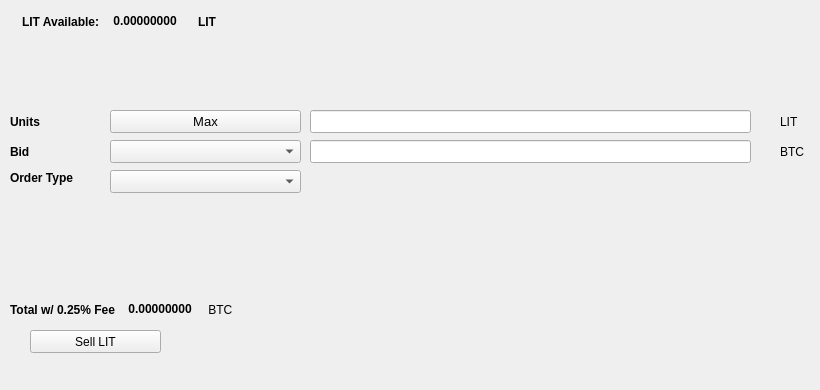
   <widget class="QWidget" name="SellTab">
    <attribute name="title">
     <string>Sell</string>
    </attribute>
    <widget class="QLabel" name="label_16">
     <property name="geometry">
      <rect>
       <x>780</x>
       <y>140</y>
       <width>31</width>
       <height>23</height>
      </rect>
     </property>
     <property name="text">
      <string>BTC</string>
     </property>
    </widget>
    <widget class="QComboBox" name="SellBidcomboBox">
     <property name="geometry">
      <rect>
       <x>110</x>
       <y>140</y>
       <width>191</width>
       <height>23</height>
      </rect>
     </property>
     <property name="font">
      <font>
       <pointsize>10</pointsize>
      </font>
     </property>
    </widget>
    <widget class="QLabel" name="label_18">
     <property name="geometry">
      <rect>
       <x>10</x>
       <y>110</y>
       <width>46</width>
       <height>23</height>
      </rect>
     </property>
     <property name="font">
      <font>
       <weight>75</weight>
       <bold>true</bold>
      </font>
     </property>
     <property name="text">
      <string>Units</string>
     </property>
    </widget>
    <widget class="QPushButton" name="Sell_Max_Amount">
     <property name="geometry">
      <rect>
       <x>110</x>
       <y>110</y>
       <width>191</width>
       <height>23</height>
      </rect>
     </property>
     <property name="font">
      <font>
       <pointsize>10</pointsize>
      </font>
     </property>
     <property name="text">
      <string>Max</string>
     </property>
    </widget>
    <widget class="QLabel" name="label_20">
     <property name="geometry">
      <rect>
       <x>10</x>
       <y>170</y>
       <width>91</width>
       <height>16</height>
      </rect>
     </property>
     <property name="font">
      <font>
       <weight>75</weight>
       <bold>true</bold>
      </font>
     </property>
     <property name="text">
      <string>Order Type</string>
     </property>
    </widget>
    <widget class="QComboBox" name="SellOrdertypeCombo">
     <property name="geometry">
      <rect>
       <x>110</x>
       <y>170</y>
       <width>191</width>
       <height>23</height>
      </rect>
     </property>
     <property name="font">
      <font>
       <pointsize>10</pointsize>
      </font>
     </property>
    </widget>
    <widget class="QLabel" name="label_21">
     <property name="geometry">
      <rect>
       <x>10</x>
       <y>140</y>
       <width>46</width>
       <height>23</height>
      </rect>
     </property>
     <property name="font">
      <font>
       <weight>75</weight>
       <bold>true</bold>
      </font>
     </property>
     <property name="text">
      <string>Bid</string>
     </property>
    </widget>
    <widget class="QLabel" name="label_22">
     <property name="geometry">
      <rect>
       <x>780</x>
       <y>110</y>
       <width>31</width>
       <height>23</height>
      </rect>
     </property>
     <property name="text">
      <string>LIT</string>
     </property>
    </widget>
    <widget class="QLineEdit" name="UnitsInputLIT">
     <property name="geometry">
      <rect>
       <x>310</x>
       <y>110</y>
       <width>441</width>
       <height>23</height>
      </rect>
     </property>
     <property name="font">
      <font>
       <pointsize>9</pointsize>
       <weight>75</weight>
       <bold>true</bold>
      </font>
     </property>
    </widget>
    <widget class="QLineEdit" name="SellBidPriceEdit">
     <property name="geometry">
      <rect>
       <x>310</x>
       <y>140</y>
       <width>441</width>
       <height>23</height>
      </rect>
     </property>
     <property name="font">
      <font>
       <pointsize>9</pointsize>
       <weight>75</weight>
       <bold>true</bold>
      </font>
     </property>
    </widget>
    <widget class="QPushButton" name="SellLITBTN">
     <property name="geometry">
      <rect>
       <x>30</x>
       <y>330</y>
       <width>131</width>
       <height>23</height>
      </rect>
     </property>
     <property name="text">
      <string>Sell LIT</string>
     </property>
     <property name="icon">
      <iconset resource="../lithium">
       <normaloff>:/icons/bitcoin</normaloff>:/icons/bitcoin</iconset>
     </property>
    </widget>
    <widget class="QWidget" name="layoutWidget3">
     <property name="geometry">
      <rect>
       <x>22</x>
       <y>12</y>
       <width>258</width>
       <height>19</height>
      </rect>
     </property>
     <layout class="QHBoxLayout" name="horizontalLayout">
      <item>
       <widget class="QLabel" name="label232_2">
        <property name="font">
         <font>
          <weight>75</weight>
          <bold>true</bold>
         </font>
        </property>
        <property name="text">
         <string>LIT Available:</string>
        </property>
       </widget>
      </item>
      <item>
       <widget class="QLabel" name="LITAvailableLabel">
        <property name="palette">
         <palette>
          <active>
           <colorrole role="WindowText">
            <brush brushstyle="SolidPattern">
             <color alpha="255">
              <red>0</red>
              <green>0</green>
              <blue>0</blue>
             </color>
            </brush>
           </colorrole>
           <colorrole role="Button">
            <brush brushstyle="SolidPattern">
             <color alpha="255">
              <red>0</red>
              <green>170</green>
              <blue>0</blue>
             </color>
            </brush>
           </colorrole>
           <colorrole role="Light">
            <brush brushstyle="SolidPattern">
             <color alpha="255">
              <red>0</red>
              <green>255</green>
              <blue>0</blue>
             </color>
            </brush>
           </colorrole>
           <colorrole role="Midlight">
            <brush brushstyle="SolidPattern">
             <color alpha="255">
              <red>0</red>
              <green>212</green>
              <blue>0</blue>
             </color>
            </brush>
           </colorrole>
           <colorrole role="Dark">
            <brush brushstyle="SolidPattern">
             <color alpha="255">
              <red>0</red>
              <green>85</green>
              <blue>0</blue>
             </color>
            </brush>
           </colorrole>
           <colorrole role="Mid">
            <brush brushstyle="SolidPattern">
             <color alpha="255">
              <red>0</red>
              <green>113</green>
              <blue>0</blue>
             </color>
            </brush>
           </colorrole>
           <colorrole role="Text">
            <brush brushstyle="SolidPattern">
             <color alpha="255">
              <red>0</red>
              <green>170</green>
              <blue>0</blue>
             </color>
            </brush>
           </colorrole>
           <colorrole role="BrightText">
            <brush brushstyle="SolidPattern">
             <color alpha="255">
              <red>255</red>
              <green>255</green>
              <blue>255</blue>
             </color>
            </brush>
           </colorrole>
           <colorrole role="ButtonText">
            <brush brushstyle="SolidPattern">
             <color alpha="255">
              <red>0</red>
              <green>0</green>
              <blue>0</blue>
             </color>
            </brush>
           </colorrole>
           <colorrole role="Base">
            <brush brushstyle="SolidPattern">
             <color alpha="255">
              <red>255</red>
              <green>255</green>
              <blue>255</blue>
             </color>
            </brush>
           </colorrole>
           <colorrole role="Window">
            <brush brushstyle="SolidPattern">
             <color alpha="255">
              <red>0</red>
              <green>170</green>
              <blue>0</blue>
             </color>
            </brush>
           </colorrole>
           <colorrole role="Shadow">
            <brush brushstyle="SolidPattern">
             <color alpha="255">
              <red>0</red>
              <green>0</green>
              <blue>0</blue>
             </color>
            </brush>
           </colorrole>
           <colorrole role="AlternateBase">
            <brush brushstyle="SolidPattern">
             <color alpha="255">
              <red>127</red>
              <green>212</green>
              <blue>127</blue>
             </color>
            </brush>
           </colorrole>
           <colorrole role="ToolTipBase">
            <brush brushstyle="SolidPattern">
             <color alpha="255">
              <red>255</red>
              <green>255</green>
              <blue>220</blue>
             </color>
            </brush>
           </colorrole>
           <colorrole role="ToolTipText">
            <brush brushstyle="SolidPattern">
             <color alpha="255">
              <red>0</red>
              <green>0</green>
              <blue>0</blue>
             </color>
            </brush>
           </colorrole>
          </active>
          <inactive>
           <colorrole role="WindowText">
            <brush brushstyle="SolidPattern">
             <color alpha="255">
              <red>0</red>
              <green>0</green>
              <blue>0</blue>
             </color>
            </brush>
           </colorrole>
           <colorrole role="Button">
            <brush brushstyle="SolidPattern">
             <color alpha="255">
              <red>0</red>
              <green>170</green>
              <blue>0</blue>
             </color>
            </brush>
           </colorrole>
           <colorrole role="Light">
            <brush brushstyle="SolidPattern">
             <color alpha="255">
              <red>0</red>
              <green>255</green>
              <blue>0</blue>
             </color>
            </brush>
           </colorrole>
           <colorrole role="Midlight">
            <brush brushstyle="SolidPattern">
             <color alpha="255">
              <red>0</red>
              <green>212</green>
              <blue>0</blue>
             </color>
            </brush>
           </colorrole>
           <colorrole role="Dark">
            <brush brushstyle="SolidPattern">
             <color alpha="255">
              <red>0</red>
              <green>85</green>
              <blue>0</blue>
             </color>
            </brush>
           </colorrole>
           <colorrole role="Mid">
            <brush brushstyle="SolidPattern">
             <color alpha="255">
              <red>0</red>
              <green>113</green>
              <blue>0</blue>
             </color>
            </brush>
           </colorrole>
           <colorrole role="Text">
            <brush brushstyle="SolidPattern">
             <color alpha="255">
              <red>0</red>
              <green>170</green>
              <blue>0</blue>
             </color>
            </brush>
           </colorrole>
           <colorrole role="BrightText">
            <brush brushstyle="SolidPattern">
             <color alpha="255">
              <red>255</red>
              <green>255</green>
              <blue>255</blue>
             </color>
            </brush>
           </colorrole>
           <colorrole role="ButtonText">
            <brush brushstyle="SolidPattern">
             <color alpha="255">
              <red>0</red>
              <green>0</green>
              <blue>0</blue>
             </color>
            </brush>
           </colorrole>
           <colorrole role="Base">
            <brush brushstyle="SolidPattern">
             <color alpha="255">
              <red>255</red>
              <green>255</green>
              <blue>255</blue>
             </color>
            </brush>
           </colorrole>
           <colorrole role="Window">
            <brush brushstyle="SolidPattern">
             <color alpha="255">
              <red>0</red>
              <green>170</green>
              <blue>0</blue>
             </color>
            </brush>
           </colorrole>
           <colorrole role="Shadow">
            <brush brushstyle="SolidPattern">
             <color alpha="255">
              <red>0</red>
              <green>0</green>
              <blue>0</blue>
             </color>
            </brush>
           </colorrole>
           <colorrole role="AlternateBase">
            <brush brushstyle="SolidPattern">
             <color alpha="255">
              <red>127</red>
              <green>212</green>
              <blue>127</blue>
             </color>
            </brush>
           </colorrole>
           <colorrole role="ToolTipBase">
            <brush brushstyle="SolidPattern">
             <color alpha="255">
              <red>255</red>
              <green>255</green>
              <blue>220</blue>
             </color>
            </brush>
           </colorrole>
           <colorrole role="ToolTipText">
            <brush brushstyle="SolidPattern">
             <color alpha="255">
              <red>0</red>
              <green>0</green>
              <blue>0</blue>
             </color>
            </brush>
           </colorrole>
          </inactive>
          <disabled>
           <colorrole role="WindowText">
            <brush brushstyle="SolidPattern">
             <color alpha="255">
              <red>0</red>
              <green>85</green>
              <blue>0</blue>
             </color>
            </brush>
           </colorrole>
           <colorrole role="Button">
            <brush brushstyle="SolidPattern">
             <color alpha="255">
              <red>0</red>
              <green>170</green>
              <blue>0</blue>
             </color>
            </brush>
           </colorrole>
           <colorrole role="Light">
            <brush brushstyle="SolidPattern">
             <color alpha="255">
              <red>0</red>
              <green>255</green>
              <blue>0</blue>
             </color>
            </brush>
           </colorrole>
           <colorrole role="Midlight">
            <brush brushstyle="SolidPattern">
             <color alpha="255">
              <red>0</red>
              <green>212</green>
              <blue>0</blue>
             </color>
            </brush>
           </colorrole>
           <colorrole role="Dark">
            <brush brushstyle="SolidPattern">
             <color alpha="255">
              <red>0</red>
              <green>85</green>
              <blue>0</blue>
             </color>
            </brush>
           </colorrole>
           <colorrole role="Mid">
            <brush brushstyle="SolidPattern">
             <color alpha="255">
              <red>0</red>
              <green>113</green>
              <blue>0</blue>
             </color>
            </brush>
           </colorrole>
           <colorrole role="Text">
            <brush brushstyle="SolidPattern">
             <color alpha="255">
              <red>0</red>
              <green>85</green>
              <blue>0</blue>
             </color>
            </brush>
           </colorrole>
           <colorrole role="BrightText">
            <brush brushstyle="SolidPattern">
             <color alpha="255">
              <red>255</red>
              <green>255</green>
              <blue>255</blue>
             </color>
            </brush>
           </colorrole>
           <colorrole role="ButtonText">
            <brush brushstyle="SolidPattern">
             <color alpha="255">
              <red>0</red>
              <green>85</green>
              <blue>0</blue>
             </color>
            </brush>
           </colorrole>
           <colorrole role="Base">
            <brush brushstyle="SolidPattern">
             <color alpha="255">
              <red>0</red>
              <green>170</green>
              <blue>0</blue>
             </color>
            </brush>
           </colorrole>
           <colorrole role="Window">
            <brush brushstyle="SolidPattern">
             <color alpha="255">
              <red>0</red>
              <green>170</green>
              <blue>0</blue>
             </color>
            </brush>
           </colorrole>
           <colorrole role="Shadow">
            <brush brushstyle="SolidPattern">
             <color alpha="255">
              <red>0</red>
              <green>0</green>
              <blue>0</blue>
             </color>
            </brush>
           </colorrole>
           <colorrole role="AlternateBase">
            <brush brushstyle="SolidPattern">
             <color alpha="255">
              <red>0</red>
              <green>170</green>
              <blue>0</blue>
             </color>
            </brush>
           </colorrole>
           <colorrole role="ToolTipBase">
            <brush brushstyle="SolidPattern">
             <color alpha="255">
              <red>255</red>
              <green>255</green>
              <blue>220</blue>
             </color>
            </brush>
           </colorrole>
           <colorrole role="ToolTipText">
            <brush brushstyle="SolidPattern">
             <color alpha="255">
              <red>0</red>
              <green>0</green>
              <blue>0</blue>
             </color>
            </brush>
           </colorrole>
          </disabled>
         </palette>
        </property>
        <property name="font">
         <font>
          <weight>75</weight>
          <bold>true</bold>
         </font>
        </property>
        <property name="text">
         <string> 0.00000000 </string>
        </property>
        <property name="textInteractionFlags">
         <set>Qt::LinksAccessibleByMouse|Qt::TextSelectableByKeyboard|Qt::TextSelectableByMouse</set>
        </property>
       </widget>
      </item>
      <item>
       <widget class="QLabel" name="labelLIT">
        <property name="font">
         <font>
          <weight>75</weight>
          <bold>true</bold>
         </font>
        </property>
        <property name="text">
         <string>LIT</string>
        </property>
       </widget>
      </item>
     </layout>
    </widget>
    <widget class="QWidget" name="layoutWidget">
     <property name="geometry">
      <rect>
       <x>10</x>
       <y>300</y>
       <width>268</width>
       <height>19</height>
      </rect>
     </property>
     <layout class="QHBoxLayout" name="horizontalLayout_2">
      <item>
       <widget class="QLabel" name="label_19">
        <property name="font">
         <font>
          <weight>75</weight>
          <bold>true</bold>
         </font>
        </property>
        <property name="text">
         <string>Total w/ 0.25% Fee </string>
        </property>
       </widget>
      </item>
      <item>
       <widget class="QLabel" name="SellCostLabel">
        <property name="palette">
         <palette>
          <active>
           <colorrole role="WindowText">
            <brush brushstyle="SolidPattern">
             <color alpha="255">
              <red>0</red>
              <green>0</green>
              <blue>0</blue>
             </color>
            </brush>
           </colorrole>
           <colorrole role="Button">
            <brush brushstyle="SolidPattern">
             <color alpha="255">
              <red>0</red>
              <green>170</green>
              <blue>0</blue>
             </color>
            </brush>
           </colorrole>
           <colorrole role="Light">
            <brush brushstyle="SolidPattern">
             <color alpha="255">
              <red>0</red>
              <green>255</green>
              <blue>0</blue>
             </color>
            </brush>
           </colorrole>
           <colorrole role="Midlight">
            <brush brushstyle="SolidPattern">
             <color alpha="255">
              <red>0</red>
              <green>212</green>
              <blue>0</blue>
             </color>
            </brush>
           </colorrole>
           <colorrole role="Dark">
            <brush brushstyle="SolidPattern">
             <color alpha="255">
              <red>0</red>
              <green>85</green>
              <blue>0</blue>
             </color>
            </brush>
           </colorrole>
           <colorrole role="Mid">
            <brush brushstyle="SolidPattern">
             <color alpha="255">
              <red>0</red>
              <green>113</green>
              <blue>0</blue>
             </color>
            </brush>
           </colorrole>
           <colorrole role="Text">
            <brush brushstyle="SolidPattern">
             <color alpha="255">
              <red>0</red>
              <green>170</green>
              <blue>0</blue>
             </color>
            </brush>
           </colorrole>
           <colorrole role="BrightText">
            <brush brushstyle="SolidPattern">
             <color alpha="255">
              <red>255</red>
              <green>255</green>
              <blue>255</blue>
             </color>
            </brush>
           </colorrole>
           <colorrole role="ButtonText">
            <brush brushstyle="SolidPattern">
             <color alpha="255">
              <red>0</red>
              <green>0</green>
              <blue>0</blue>
             </color>
            </brush>
           </colorrole>
           <colorrole role="Base">
            <brush brushstyle="SolidPattern">
             <color alpha="255">
              <red>255</red>
              <green>255</green>
              <blue>255</blue>
             </color>
            </brush>
           </colorrole>
           <colorrole role="Window">
            <brush brushstyle="SolidPattern">
             <color alpha="255">
              <red>0</red>
              <green>170</green>
              <blue>0</blue>
             </color>
            </brush>
           </colorrole>
           <colorrole role="Shadow">
            <brush brushstyle="SolidPattern">
             <color alpha="255">
              <red>0</red>
              <green>0</green>
              <blue>0</blue>
             </color>
            </brush>
           </colorrole>
           <colorrole role="AlternateBase">
            <brush brushstyle="SolidPattern">
             <color alpha="255">
              <red>127</red>
              <green>212</green>
              <blue>127</blue>
             </color>
            </brush>
           </colorrole>
           <colorrole role="ToolTipBase">
            <brush brushstyle="SolidPattern">
             <color alpha="255">
              <red>255</red>
              <green>255</green>
              <blue>220</blue>
             </color>
            </brush>
           </colorrole>
           <colorrole role="ToolTipText">
            <brush brushstyle="SolidPattern">
             <color alpha="255">
              <red>0</red>
              <green>0</green>
              <blue>0</blue>
             </color>
            </brush>
           </colorrole>
          </active>
          <inactive>
           <colorrole role="WindowText">
            <brush brushstyle="SolidPattern">
             <color alpha="255">
              <red>0</red>
              <green>0</green>
              <blue>0</blue>
             </color>
            </brush>
           </colorrole>
           <colorrole role="Button">
            <brush brushstyle="SolidPattern">
             <color alpha="255">
              <red>0</red>
              <green>170</green>
              <blue>0</blue>
             </color>
            </brush>
           </colorrole>
           <colorrole role="Light">
            <brush brushstyle="SolidPattern">
             <color alpha="255">
              <red>0</red>
              <green>255</green>
              <blue>0</blue>
             </color>
            </brush>
           </colorrole>
           <colorrole role="Midlight">
            <brush brushstyle="SolidPattern">
             <color alpha="255">
              <red>0</red>
              <green>212</green>
              <blue>0</blue>
             </color>
            </brush>
           </colorrole>
           <colorrole role="Dark">
            <brush brushstyle="SolidPattern">
             <color alpha="255">
              <red>0</red>
              <green>85</green>
              <blue>0</blue>
             </color>
            </brush>
           </colorrole>
           <colorrole role="Mid">
            <brush brushstyle="SolidPattern">
             <color alpha="255">
              <red>0</red>
              <green>113</green>
              <blue>0</blue>
             </color>
            </brush>
           </colorrole>
           <colorrole role="Text">
            <brush brushstyle="SolidPattern">
             <color alpha="255">
              <red>0</red>
              <green>170</green>
              <blue>0</blue>
             </color>
            </brush>
           </colorrole>
           <colorrole role="BrightText">
            <brush brushstyle="SolidPattern">
             <color alpha="255">
              <red>255</red>
              <green>255</green>
              <blue>255</blue>
             </color>
            </brush>
           </colorrole>
           <colorrole role="ButtonText">
            <brush brushstyle="SolidPattern">
             <color alpha="255">
              <red>0</red>
              <green>0</green>
              <blue>0</blue>
             </color>
            </brush>
           </colorrole>
           <colorrole role="Base">
            <brush brushstyle="SolidPattern">
             <color alpha="255">
              <red>255</red>
              <green>255</green>
              <blue>255</blue>
             </color>
            </brush>
           </colorrole>
           <colorrole role="Window">
            <brush brushstyle="SolidPattern">
             <color alpha="255">
              <red>0</red>
              <green>170</green>
              <blue>0</blue>
             </color>
            </brush>
           </colorrole>
           <colorrole role="Shadow">
            <brush brushstyle="SolidPattern">
             <color alpha="255">
              <red>0</red>
              <green>0</green>
              <blue>0</blue>
             </color>
            </brush>
           </colorrole>
           <colorrole role="AlternateBase">
            <brush brushstyle="SolidPattern">
             <color alpha="255">
              <red>127</red>
              <green>212</green>
              <blue>127</blue>
             </color>
            </brush>
           </colorrole>
           <colorrole role="ToolTipBase">
            <brush brushstyle="SolidPattern">
             <color alpha="255">
              <red>255</red>
              <green>255</green>
              <blue>220</blue>
             </color>
            </brush>
           </colorrole>
           <colorrole role="ToolTipText">
            <brush brushstyle="SolidPattern">
             <color alpha="255">
              <red>0</red>
              <green>0</green>
              <blue>0</blue>
             </color>
            </brush>
           </colorrole>
          </inactive>
          <disabled>
           <colorrole role="WindowText">
            <brush brushstyle="SolidPattern">
             <color alpha="255">
              <red>0</red>
              <green>85</green>
              <blue>0</blue>
             </color>
            </brush>
           </colorrole>
           <colorrole role="Button">
            <brush brushstyle="SolidPattern">
             <color alpha="255">
              <red>0</red>
              <green>170</green>
              <blue>0</blue>
             </color>
            </brush>
           </colorrole>
           <colorrole role="Light">
            <brush brushstyle="SolidPattern">
             <color alpha="255">
              <red>0</red>
              <green>255</green>
              <blue>0</blue>
             </color>
            </brush>
           </colorrole>
           <colorrole role="Midlight">
            <brush brushstyle="SolidPattern">
             <color alpha="255">
              <red>0</red>
              <green>212</green>
              <blue>0</blue>
             </color>
            </brush>
           </colorrole>
           <colorrole role="Dark">
            <brush brushstyle="SolidPattern">
             <color alpha="255">
              <red>0</red>
              <green>85</green>
              <blue>0</blue>
             </color>
            </brush>
           </colorrole>
           <colorrole role="Mid">
            <brush brushstyle="SolidPattern">
             <color alpha="255">
              <red>0</red>
              <green>113</green>
              <blue>0</blue>
             </color>
            </brush>
           </colorrole>
           <colorrole role="Text">
            <brush brushstyle="SolidPattern">
             <color alpha="255">
              <red>0</red>
              <green>85</green>
              <blue>0</blue>
             </color>
            </brush>
           </colorrole>
           <colorrole role="BrightText">
            <brush brushstyle="SolidPattern">
             <color alpha="255">
              <red>255</red>
              <green>255</green>
              <blue>255</blue>
             </color>
            </brush>
           </colorrole>
           <colorrole role="ButtonText">
            <brush brushstyle="SolidPattern">
             <color alpha="255">
              <red>0</red>
              <green>85</green>
              <blue>0</blue>
             </color>
            </brush>
           </colorrole>
           <colorrole role="Base">
            <brush brushstyle="SolidPattern">
             <color alpha="255">
              <red>0</red>
              <green>170</green>
              <blue>0</blue>
             </color>
            </brush>
           </colorrole>
           <colorrole role="Window">
            <brush brushstyle="SolidPattern">
             <color alpha="255">
              <red>0</red>
              <green>170</green>
              <blue>0</blue>
             </color>
            </brush>
           </colorrole>
           <colorrole role="Shadow">
            <brush brushstyle="SolidPattern">
             <color alpha="255">
              <red>0</red>
              <green>0</green>
              <blue>0</blue>
             </color>
            </brush>
           </colorrole>
           <colorrole role="AlternateBase">
            <brush brushstyle="SolidPattern">
             <color alpha="255">
              <red>0</red>
              <green>170</green>
              <blue>0</blue>
             </color>
            </brush>
           </colorrole>
           <colorrole role="ToolTipBase">
            <brush brushstyle="SolidPattern">
             <color alpha="255">
              <red>255</red>
              <green>255</green>
              <blue>220</blue>
             </color>
            </brush>
           </colorrole>
           <colorrole role="ToolTipText">
            <brush brushstyle="SolidPattern">
             <color alpha="255">
              <red>0</red>
              <green>0</green>
              <blue>0</blue>
             </color>
            </brush>
           </colorrole>
          </disabled>
         </palette>
        </property>
        <property name="font">
         <font>
          <weight>75</weight>
          <bold>true</bold>
         </font>
        </property>
        <property name="autoFillBackground">
         <bool>false</bool>
        </property>
        <property name="text">
         <string> 0.00000000</string>
        </property>
        <property name="textInteractionFlags">
         <set>Qt::LinksAccessibleByMouse|Qt::TextSelectableByMouse</set>
        </property>
       </widget>
      </item>
      <item>
       <widget class="QLabel" name="label_17">
        <property name="font">
         <font>
          <weight>50</weight>
          <bold>false</bold>
         </font>
        </property>
        <property name="text">
         <string> BTC</string>
        </property>
       </widget>
      </item>
     </layout>
    </widget>
    <widget class="QLabel" name="label_23">
     <property name="geometry">
      <rect>
       <x>460</x>
       <y>300</y>
       <width>281</width>
       <height>81</height>
      </rect>
     </property>
     <property name="text">
      <string/>
     </property>
     <property name="pixmap">
      <pixmap>:/images/bittrex</pixmap>
     </property>
    </widget>
   </widget>
